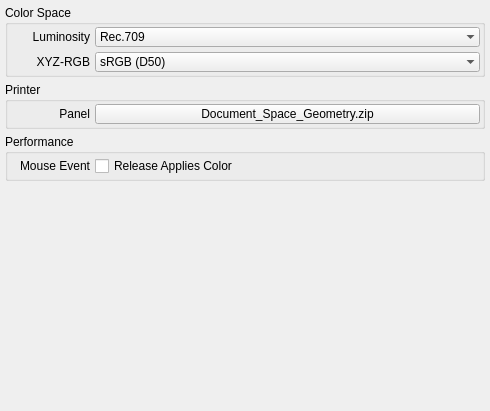
            <widget class="QWidget" name="scroll_area_contents_system">
             <property name="geometry">
              <rect>
               <x>0</x>
               <y>0</y>
               <width>490</width>
               <height>411</height>
              </rect>
             </property>
             <layout class="QVBoxLayout" name="scroll_area_contents_system_layout">
              <property name="spacing">
               <number>5</number>
              </property>
              <property name="leftMargin">
               <number>5</number>
              </property>
              <property name="topMargin">
               <number>5</number>
              </property>
              <property name="rightMargin">
               <number>5</number>
              </property>
              <property name="bottomMargin">
               <number>5</number>
              </property>
              <item>
               <widget class="QGroupBox" name="group_system_color_space">
                <property name="sizePolicy">
                 <sizepolicy hsizetype="Ignored" vsizetype="Fixed">
                  <horstretch>0</horstretch>
                  <verstretch>0</verstretch>
                 </sizepolicy>
                </property>
                <property name="focusPolicy">
                 <enum>Qt::NoFocus</enum>
                </property>
                <property name="title">
                 <string>Color Space</string>
                </property>
                <property name="flat">
                 <bool>true</bool>
                </property>
                <layout class="QGridLayout" name="group_system_color_space_layout">
                 <property name="leftMargin">
                  <number>2</number>
                 </property>
                 <property name="topMargin">
                  <number>2</number>
                 </property>
                 <property name="rightMargin">
                  <number>2</number>
                 </property>
                 <property name="bottomMargin">
                  <number>2</number>
                 </property>
                 <property name="spacing">
                  <number>5</number>
                 </property>
                 <item row="0" column="0">
                  <widget class="QLabel" name="label_cs_luminosity">
                   <property name="minimumSize">
                    <size>
                     <width>80</width>
                     <height>20</height>
                    </size>
                   </property>
                   <property name="maximumSize">
                    <size>
                     <width>80</width>
                     <height>20</height>
                    </size>
                   </property>
                   <property name="focusPolicy">
                    <enum>Qt::NoFocus</enum>
                   </property>
                   <property name="text">
                    <string>Luminosity</string>
                   </property>
                   <property name="alignment">
                    <set>Qt::AlignRight|Qt::AlignTrailing|Qt::AlignVCenter</set>
                   </property>
                  </widget>
                 </item>
                 <item row="1" column="0">
                  <widget class="QLabel" name="label_cs_matrix">
                   <property name="minimumSize">
                    <size>
                     <width>80</width>
                     <height>20</height>
                    </size>
                   </property>
                   <property name="maximumSize">
                    <size>
                     <width>80</width>
                     <height>20</height>
                    </size>
                   </property>
                   <property name="focusPolicy">
                    <enum>Qt::NoFocus</enum>
                   </property>
                   <property name="text">
                    <string>XYZ-RGB</string>
                   </property>
                   <property name="alignment">
                    <set>Qt::AlignRight|Qt::AlignTrailing|Qt::AlignVCenter</set>
                   </property>
                  </widget>
                 </item>
                 <item row="0" column="1">
                  <widget class="QComboBox" name="cs_luminosity">
                   <property name="sizePolicy">
                    <sizepolicy hsizetype="Ignored" vsizetype="Fixed">
                     <horstretch>0</horstretch>
                     <verstretch>0</verstretch>
                    </sizepolicy>
                   </property>
                   <property name="maximumSize">
                    <size>
                     <width>16777215</width>
                     <height>20</height>
                    </size>
                   </property>
                   <property name="focusPolicy">
                    <enum>Qt::NoFocus</enum>
                   </property>
                   <property name="currentIndex">
                    <number>1</number>
                   </property>
                   <property name="frame">
                    <bool>false</bool>
                   </property>
                   <item>
                    <property name="text">
                     <string>Rec.601</string>
                    </property>
                   </item>
                   <item>
                    <property name="text">
                     <string>Rec.709</string>
                    </property>
                   </item>
                   <item>
                    <property name="text">
                     <string>Rec.2020</string>
                    </property>
                   </item>
                   <item>
                    <property name="text">
                     <string>Rec.2100</string>
                    </property>
                   </item>
                  </widget>
                 </item>
                 <item row="1" column="1">
                  <widget class="QComboBox" name="cs_matrix">
                   <property name="sizePolicy">
                    <sizepolicy hsizetype="Ignored" vsizetype="Fixed">
                     <horstretch>0</horstretch>
                     <verstretch>0</verstretch>
                    </sizepolicy>
                   </property>
                   <property name="maximumSize">
                    <size>
                     <width>16777215</width>
                     <height>20</height>
                    </size>
                   </property>
                   <property name="focusPolicy">
                    <enum>Qt::NoFocus</enum>
                   </property>
                   <property name="currentIndex">
                    <number>0</number>
                   </property>
                   <property name="frame">
                    <bool>false</bool>
                   </property>
                   <item>
                    <property name="text">
                     <string>sRGB (D50)</string>
                    </property>
                   </item>
                   <item>
                    <property name="text">
                     <string>sRGB (D65)</string>
                    </property>
                   </item>
                   <item>
                    <property name="text">
                     <string>Adobe RGB (D50)</string>
                    </property>
                   </item>
                   <item>
                    <property name="text">
                     <string>Adobe RGB (D65)</string>
                    </property>
                   </item>
                   <item>
                    <property name="text">
                     <string>Apple RGB (D50)</string>
                    </property>
                   </item>
                   <item>
                    <property name="text">
                     <string>Apple RGB (D65)</string>
                    </property>
                   </item>
                   <item>
                    <property name="text">
                     <string>Best RGB (D50)</string>
                    </property>
                   </item>
                   <item>
                    <property name="text">
                     <string>Beta RGB (D65)</string>
                    </property>
                   </item>
                   <item>
                    <property name="text">
                     <string>Bruce RGB (D50)</string>
                    </property>
                   </item>
                   <item>
                    <property name="text">
                     <string>Bruce RGB (D65)</string>
                    </property>
                   </item>
                   <item>
                    <property name="text">
                     <string>CIE RGB (E)</string>
                    </property>
                   </item>
                   <item>
                    <property name="text">
                     <string>ColorMatch RGB (D50)</string>
                    </property>
                   </item>
                   <item>
                    <property name="text">
                     <string>Don RGB 4 (D50)</string>
                    </property>
                   </item>
                   <item>
                    <property name="text">
                     <string>ECI RGB (D50)</string>
                    </property>
                   </item>
                   <item>
                    <property name="text">
                     <string>Ekta Space PS5 (D50)</string>
                    </property>
                   </item>
                   <item>
                    <property name="text">
                     <string>NTSC RGB (C)</string>
                    </property>
                   </item>
                   <item>
                    <property name="text">
                     <string>PAL/SECAM RGB (D50)</string>
                    </property>
                   </item>
                   <item>
                    <property name="text">
                     <string>PAL/SECAM RGB (D65)</string>
                    </property>
                   </item>
                   <item>
                    <property name="text">
                     <string>ProPhoto RGB (D50)</string>
                    </property>
                   </item>
                   <item>
                    <property name="text">
                     <string>SMPTE-C RGB (D50)</string>
                    </property>
                   </item>
                   <item>
                    <property name="text">
                     <string>SMPTE-C RGB (D65)</string>
                    </property>
                   </item>
                   <item>
                    <property name="text">
                     <string>Wide Gamut RGB (D50)</string>
                    </property>
                   </item>
                  </widget>
                 </item>
                </layout>
               </widget>
              </item>
              <item>
               <widget class="QGroupBox" name="group_system_printer">
                <property name="title">
                 <string>Printer</string>
                </property>
                <property name="flat">
                 <bool>true</bool>
                </property>
                <layout class="QGridLayout" name="group_system_printer_layout">
                 <property name="leftMargin">
                  <number>2</number>
                 </property>
                 <property name="topMargin">
                  <number>2</number>
                 </property>
                 <property name="rightMargin">
                  <number>2</number>
                 </property>
                 <property name="bottomMargin">
                  <number>2</number>
                 </property>
                 <property name="spacing">
                  <number>5</number>
                 </property>
                 <item row="0" column="0">
                  <widget class="QLabel" name="label_printer_panel">
                   <property name="sizePolicy">
                    <sizepolicy hsizetype="Preferred" vsizetype="Fixed">
                     <horstretch>0</horstretch>
                     <verstretch>0</verstretch>
                    </sizepolicy>
                   </property>
                   <property name="minimumSize">
                    <size>
                     <width>80</width>
                     <height>0</height>
                    </size>
                   </property>
                   <property name="maximumSize">
                    <size>
                     <width>80</width>
                     <height>20</height>
                    </size>
                   </property>
                   <property name="text">
                    <string>Panel</string>
                   </property>
                   <property name="alignment">
                    <set>Qt::AlignRight|Qt::AlignTrailing|Qt::AlignVCenter</set>
                   </property>
                  </widget>
                 </item>
                 <item row="0" column="1">
                  <widget class="QPushButton" name="printer">
                   <property name="sizePolicy">
                    <sizepolicy hsizetype="Ignored" vsizetype="Fixed">
                     <horstretch>0</horstretch>
                     <verstretch>0</verstretch>
                    </sizepolicy>
                   </property>
                   <property name="maximumSize">
                    <size>
                     <width>16777215</width>
                     <height>20</height>
                    </size>
                   </property>
                   <property name="focusPolicy">
                    <enum>Qt::NoFocus</enum>
                   </property>
                   <property name="text">
                    <string>Document_Space_Geometry.zip</string>
                   </property>
                  </widget>
                 </item>
                </layout>
               </widget>
              </item>
              <item>
               <widget class="QGroupBox" name="group_system_performance">
                <property name="sizePolicy">
                 <sizepolicy hsizetype="Ignored" vsizetype="Fixed">
                  <horstretch>0</horstretch>
                  <verstretch>0</verstretch>
                 </sizepolicy>
                </property>
                <property name="focusPolicy">
                 <enum>Qt::NoFocus</enum>
                </property>
                <property name="title">
                 <string>Performance</string>
                </property>
                <property name="flat">
                 <bool>true</bool>
                </property>
                <layout class="QGridLayout" name="group_system_performance_layout">
                 <property name="leftMargin">
                  <number>2</number>
                 </property>
                 <property name="topMargin">
                  <number>2</number>
                 </property>
                 <property name="rightMargin">
                  <number>2</number>
                 </property>
                 <property name="bottomMargin">
                  <number>2</number>
                 </property>
                 <property name="spacing">
                  <number>5</number>
                 </property>
                 <item row="0" column="1">
                  <widget class="QCheckBox" name="performance_release">
                   <property name="sizePolicy">
                    <sizepolicy hsizetype="Ignored" vsizetype="Fixed">
                     <horstretch>0</horstretch>
                     <verstretch>0</verstretch>
                    </sizepolicy>
                   </property>
                   <property name="minimumSize">
                    <size>
                     <width>0</width>
                     <height>0</height>
                    </size>
                   </property>
                   <property name="maximumSize">
                    <size>
                     <width>16777215</width>
                     <height>20</height>
                    </size>
                   </property>
                   <property name="focusPolicy">
                    <enum>Qt::NoFocus</enum>
                   </property>
                   <property name="text">
                    <string>Release Applies Color</string>
                   </property>
                  </widget>
                 </item>
                 <item row="0" column="0">
                  <widget class="QLabel" name="label_performance_mouse_event">
                   <property name="minimumSize">
                    <size>
                     <width>80</width>
                     <height>20</height>
                    </size>
                   </property>
                   <property name="maximumSize">
                    <size>
                     <width>80</width>
                     <height>20</height>
                    </size>
                   </property>
                   <property name="text">
                    <string>Mouse Event</string>
                   </property>
                   <property name="alignment">
                    <set>Qt::AlignRight|Qt::AlignTrailing|Qt::AlignVCenter</set>
                   </property>
                  </widget>
                 </item>
                </layout>
               </widget>
              </item>
              <item>
               <spacer name="vertical_spacer_system">
                <property name="focusPolicy">
                 <enum>Qt::NoFocus</enum>
                </property>
                <property name="orientation">
                 <enum>Qt::Vertical</enum>
                </property>
                <property name="sizeHint" stdset="0">
                 <size>
                  <width>0</width>
                  <height>0</height>
                 </size>
                </property>
               </spacer>
              </item>
             </layout>
            </widget>
